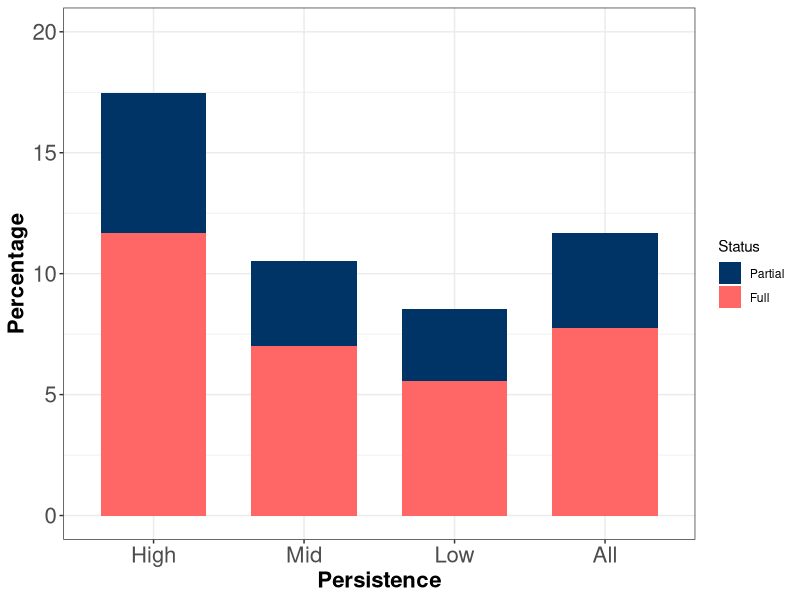
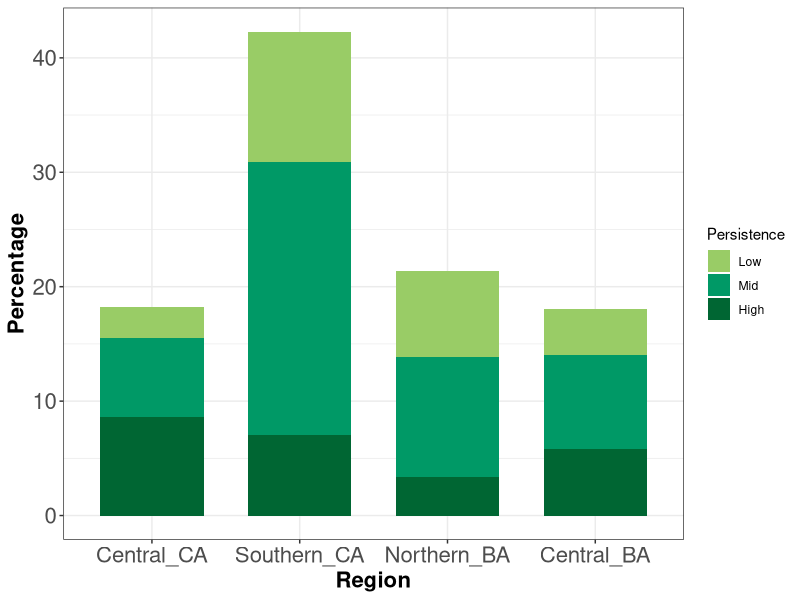

Recreate these plots in R, in order. (Note: this script raises an error after producing the figures.)
###Written by -----Nur Arafeh Dalmau----2021
## The University of Queensland
##Paper in Communications Earth & Environment
### Code for plotting barplots for protection/persistence data in the Northeast Pacific Ocean and the four regions 
###(Barplots for Figure 1-2)


###Load packages

library(ggplot2)
library(tidyverse)


##All_Figure 1a

All_MPA <- read.csv("Kelp_MPAs_Revised.csv") %>% filter(Region == "All", Status == "Partial" | Status == "Full") 

All_MPA<-All_MPA[!(All_MPA$Status=="None"),]
All_MPA<-All_MPA[!(All_MPA$Persistence=="All_Kelp"),]

All_MPA$Persistence <- factor(All_MPA$Persistence, levels = c("High", "Mid", "Low", "All"))
All_MPA$Status <- factor(All_MPA$Status, levels = c("Partial", "Full"))

p1 <- ggplot(All_MPA, aes(x =Persistence, y = Percentage)) + 
  geom_col(aes(fill = Status), width = 0.7)  


p1 + theme_bw() +  ylim(0, 20)+  
  theme(
        axis.text=element_text(size=16),
        axis.title=element_text(size=16, face="bold")) +
  scale_fill_manual(values=c("#003366", "#FF6666"))


##Just Kelp by region-Figure 1b


Kelp <- read.csv("Kelp_All.csv")


Kelp$Persistence <- factor(Kelp$Persistence, levels = c("Low", "Mid", "High"))
Kelp$Region <- factor(Kelp$Region, levels = c("Central_CA" , "Southern_CA" , "Northern_BA" , "Central_BA"))

p2 <- ggplot(Kelp, aes(x =Region, y = Percentage))+
  geom_col(aes(fill = Persistence), width = 0.7)


p2 + theme_bw() +
  theme(
    axis.text=element_text(size=16),
    axis.title=element_text(size=16, face="bold")) +
  scale_fill_manual(values=c("#99CC66","#009966","#006633"))


#Kelp contribution_ Figure 1c

Kelp_Con <- read.csv("Kelp_MPAs_Contribution.csv") %>% filter(Status == 'Full')  

Kelp_Con$Persistence <- factor(Kelp_Con$Persistence, levels = c("High", "Mid", "Low", "All",))
Kelp_Con$Region <- factor(Kelp_Con$Region, levels = c("Central_CA" , "Southern_CA" , "Northern_BA" , "Central_BA"))

p3 <- ggplot(Kelp_Con, aes(x = Persistence, y = Percentage))+
  geom_col(aes(fill = Region), width = 0.7)


p3 + theme_bw() +
 theme(axis.text=element_text(size=16),
                       axis.title=element_text(size=16, face="bold")) +
  ylim(0, 15) + 
  scale_fill_manual(values=c("#000033", "#99CCFF", "#3399FF", "#006699"))




#####Figures2 regions 
##Central_California

C_CA_MPA <- read.csv("Kelp_MPAs_Revised.csv") %>% filter(Region == 'Central_CA')  
C_CA_MPA<-C_CA_MPA[!(C_CA_MPA$Persistence =="All"),]

C_CA_MPA$Persistence <- factor(C_CA_MPA$Persistence, levels = c("Low", "Mid", "High"))
C_CA_MPA$Status <- factor(C_CA_MPA$Status, levels = c("None", "Partial", "Full"))

p4 <- ggplot(C_CA_MPA, aes(x =Persistence, y = Percentage))+
  geom_col(aes(fill = Status), width = 0.7)


p4 + theme_bw() +
  coord_flip() + theme(legend.position = "none", 
                       axis.text=element_text(size=16),
                       axis.title=element_text(size=16, face="bold")) +
  scale_fill_manual(values=c("#CCCCCC", "#003366", "#FF6666"))
  

#Southern_California
S_CA_MPA <- read.csv("Kelp_MPAs_Revised.csv") %>% filter(Region == 'Southern_CA')  
S_CA_MPA<-S_CA_MPA[!(S_CA_MPA$Persistence=="All"),]

S_CA_MPA$Persistence <- factor(S_CA_MPA$Persistence, levels = c("Low", "Mid", "High"))
S_CA_MPA$Status <- factor(S_CA_MPA$Status, levels = c("None", "Partial", "Full"))

p5 <- ggplot(S_CA_MPA, aes(x =Persistence, y = Percentage))+
  geom_col(aes(fill = Status), width = 0.7)

p5 + theme_bw() +
  coord_flip() + theme(legend.position = "none", 
                       axis.text=element_text(size=16),
                       axis.title=element_text(size=16, face="bold")) +
  scale_fill_manual(values=c("#CCCCCC", "#003366", "#FF6666"))

#NortherBaja California
N_BA_MPA <- read.csv("Kelp_MPAs_Revised.csv") %>% filter(Region == 'Northern_BA')  
N_BA_MPA<-N_BA_MPA[!(N_BA_MPA$Persistence=="All"),]

N_BA_MPA$Persistence <- factor(N_BA_MPA$Persistence, levels = c("Low", "Mid", "High"))
N_BA_MPA$Status <- factor(N_BA_MPA$Status, levels = c("None", "Partial", "Full"))

p6 <- ggplot(N_BA_MPA, aes(x =Persistence, y = Percentage))+
  geom_col(aes(fill = Status), width = 0.7)

p6 + theme_bw() +
  coord_flip() + theme(legend.position = "none", 
                       axis.text=element_text(size=16),
                       axis.title=element_text(size=16, face="bold")) +
  scale_fill_manual(values=c("#CCCCCC", "#003366", "#FF6666"))

#Central Baja California
C_BA_MPA <- read.csv("Kelp_MPAs_Revised.csv") %>% filter(Region == 'Central_BA')  
C_BA_MPA<-C_BA_MPA[!(C_BA_MPA$Persistence=="All"),]

C_BA_MPA$Persistence <- factor(C_BA_MPA$Persistence, levels = c("Low", "Mid", "High"))
C_BA_MPA$Status <- factor(C_BA_MPA$Status, levels = c("None", "Partial", "Full"))

p7 <- ggplot(C_BA_MPA, aes(x =Persistence, y = Percentage))+
  geom_col(aes(fill = Status), width = 0.7)

p7 + theme_bw() +
  coord_flip() + theme(legend.position = "none", 
                       axis.text=element_text(size=16),
                       axis.title=element_text(size=16, face="bold")) +
  scale_fill_manual(values=c("#CCCCCC", "#003366", "#FF6666"))

